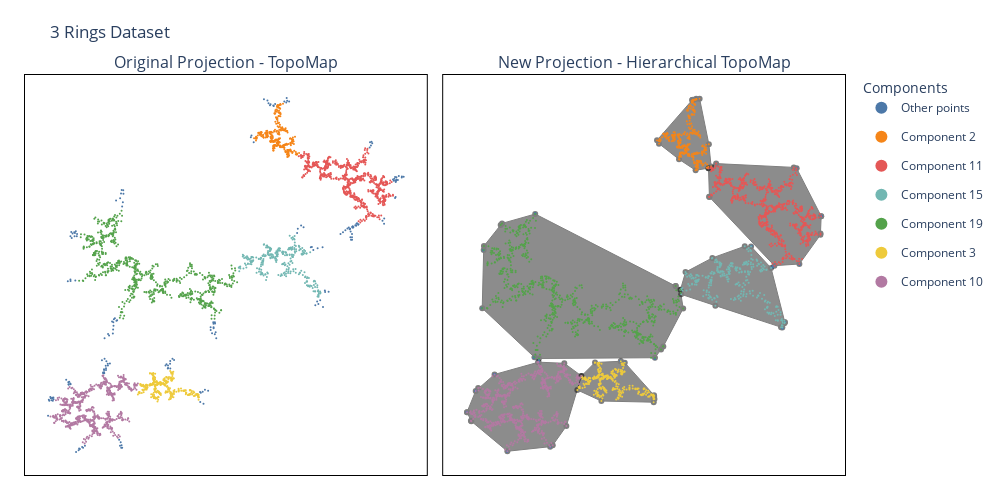

The notebook cell saved with this chart:
### Code cell
fig = plot_topomap_comparison_highlight(proj_topomap_rings, proj_hier_rings, 
                                        components_to_highligth, df_comp_rings,
                                        hiertopomap_rings)
fig.update_layout(title='3 Rings Dataset')
fig.show()

### Figure 1 — Plotly figure (JSON) as saved in the notebook; plotly's stock layout.template omitted (floating-point values rounded to 4 significant figures; data arrays with more than 128 entries replaced by an {"elided": "..."} marker saying what was removed)
{"data": [{"legendgroup": "Other points", "marker": {"color": "#4C78A8", "size": 2}, "mode": "markers", "name": "Other points", "type": "scatter", "x": {"elided": "189 float values"}, "xaxis": "x", "y": {"elided": "189 float values"}, "yaxis": "y"}, {"legendgroup": "Component 2", "marker": {"color": "#F58518", "size": 2}, "mode": "markers", "name": "Component 2", "type": "scatter", "x": {"elided": "285 float values"}, "xaxis": "x", "y": {"elided": "285 float values"}, "yaxis": "y"}, {"legendgroup": "Component 11", "marker": {"color": "#E45756", "size": 2}, "mode": "markers", "name": "Component 11", "type": "scatter", "x": {"elided": "722 float values"}, "xaxis": "x", "y": {"elided": "722 float values"}, "yaxis": "y"}, {"legendgroup": "Component 15", "marker": {"color": "#72B7B2", "size": 2}, "mode": "markers", "name": "Component 15", "type": "scatter", "x": {"elided": "285 float values"}, "xaxis": "x", "y": {"elided": "285 float values"}, "yaxis": "y"}, {"legendgroup": "Component 19", "marker": {"color": "#54A24B", "size": 2}, "mode": "markers", "name": "Component 19", "type": "scatter", "x": {"elided": "722 float values"}, "xaxis": "x", "y": {"elided": "722 float values"}, "yaxis": "y"}, {"legendgroup": "Component 3", "marker": {"color": "#EECA3B", "size": 2}, "mode": "markers", "name": "Component 3", "type": "scatter", "x": {"elided": "285 float values"}, "xaxis": "x", "y": {"elided": "285 float values"}, "yaxis": "y"}, {"legendgroup": "Component 10", "marker": {"color": "#B279A2", "size": 2}, "mode": "markers", "name": "Component 10", "type": "scatter", "x": {"elided": "722 float values"}, "xaxis": "x", "y": {"elided": "722 float values"}, "yaxis": "y"}, {"fill": "toself", "fillcolor": "rgb(28, 28, 28)", "legendgroup": "Components", "line": {"color": "rgb(0, 0, 0)", "width": 1}, "name": "Components", "opacity": 0.5, "showlegend": false, "text": "Component 2", "type": "scatter", "x": [94.33, 72.66, 73.89, 86.19, 96.4, 104.3, 105.9, 104.6, 98.86, 96.77, 94.81, 94.33], "xaxis": "x2", "y": [172.4, 145.7, 143.5, 133.2, 125.9, 127.3, 128.4, 143.1, 173.2, 173.2, 172.6, 172.4], "yaxis": "y2"}, {"fill": "toself", "fillcolor": "rgb(28, 28, 28)", "legendgroup": "Components", "line": {"color": "rgb(0, 0, 0)", "width": 1}, "name": "Components", "opacity": 0.5, "showlegend": false, "text": "Component 3", "type": "scatter", "x": [50.43, 34.57, 26.27, 23.69, 38.48, 70.64, 71.11, 70.93, 70.82, 52.84, 50.43], "xaxis": "x2", "y": [-0.4072, -1.174, -10.08, -19.35, -26.69, -27.45, -25.4, -23.36, -22.85, -1.29, -0.4072], "yaxis": "y2"}, {"fill": "toself", "fillcolor": "rgb(28, 28, 28)", "legendgroup": "Components", "line": {"color": "rgb(0, 0, 0)", "width": 1}, "name": "Components", "opacity": 0.5, "showlegend": false, "text": "Component 10", "type": "scatter", "x": [-44.11, -41.72, -41.5, -19.32, 6.979, 8.574, 16.95, 26.17, 15.67, -0.1193, -0.4455, -27.2, -37.27, -38.79, -44.11], "xaxis": "x2", "y": [-34.02, -39.8, -40.03, -59.89, -56.86, -55.92, -43.21, -10.06, -1.709, -0.9895, -1.064, -9.103, -18.08, -19.99, -34.02], "yaxis": "y2"}, {"fill": "toself", "fillcolor": "rgb(28, 28, 28)", "legendgroup": "Components", "line": {"color": "rgb(0, 0, 0)", "width": 1}, "name": "Components", "opacity": 0.5, "showlegend": false, "text": "Component 11", "type": "scatter", "x": [173.6, 158.5, 156.8, 109.0, 104.3, 104.7, 104.9, 144.8, 160.2, 173.1, 173.2, 173.6], "xaxis": "x2", "y": [95.55, 127.2, 127.8, 130.3, 127.2, 108.4, 108.2, 62.84, 63.92, 83.22, 84.12, 95.55], "yaxis": "y2"}, {"fill": "toself", "fillcolor": "rgb(28, 28, 28)", "legendgroup": "Components", "line": {"color": "rgb(0, 0, 0)", "width": 1}, "name": "Components", "opacity": 0.5, "showlegend": false, "text": "Component 15", "type": "scatter", "x": [151.2, 142.8, 130.5, 126.6, 106.7, 90.2, 87.09, 87.53, 108.6, 148.9, 149.7, 151.0, 151.2], "xaxis": "x2", "y": [25.45, 61.25, 75.5, 75.67, 67.97, 58.58, 46.88, 43.89, 36.4, 22.12, 21.87, 24.7, 25.45], "yaxis": "y2"}, {"fill": "toself", "fillcolor": "rgb(28, 28, 28)", "legendgroup": "Components", "line": {"color": "rgb(0, 0, 0)", "width": 1}, "name": "Components", "opacity": 0.5, "showlegend": false, "text": "Component 19", "type": "scatter", "x": [84.16, -2.205, -22.59, -23.43, -33.73, -33.89, -34.78, -2.656, 0.04231, 71.41, 75.15, 76.54, 88.76, 86.94, 84.16], "xaxis": "x2", "y": [49.3, 96.99, 90.79, 89.72, 75.79, 73.12, 34.7, 2.229, 1.442, 1.954, 7.414, 9.461, 34.54, 46.86, 49.3], "yaxis": "y2"}, {"legendgroup": "Other points", "marker": {"color": "#4C78A8", "size": 2}, "mode": "markers", "name": "Other points", "showlegend": false, "type": "scatter", "x": {"elided": "189 float values"}, "xaxis": "x2", "y": {"elided": "189 float values"}, "yaxis": "y2"}, {"legendgroup": "Component 2", "marker": {"color": "#F58518", "size": 2}, "mode": "markers", "name": "Component 2", "showlegend": false, "type": "scatter", "x": {"elided": "285 float values"}, "xaxis": "x2", "y": {"elided": "285 float values"}, "yaxis": "y2"}, {"legendgroup": "Component 11", "marker": {"color": "#E45756", "size": 2}, "mode": "markers", "name": "Component 11", "showlegend": false, "type": "scatter", "x": {"elided": "722 float values"}, "xaxis": "x2", "y": {"elided": "722 float values"}, "yaxis": "y2"}, {"legendgroup": "Component 15", "marker": {"color": "#72B7B2", "size": 2}, "mode": "markers", "name": "Component 15", "showlegend": false, "type": "scatter", "x": {"elided": "285 float values"}, "xaxis": "x2", "y": {"elided": "285 float values"}, "yaxis": "y2"}, {"legendgroup": "Component 19", "marker": {"color": "#54A24B", "size": 2}, "mode": "markers", "name": "Component 19", "showlegend": false, "type": "scatter", "x": {"elided": "722 float values"}, "xaxis": "x2", "y": {"elided": "722 float values"}, "yaxis": "y2"}, {"legendgroup": "Component 3", "marker": {"color": "#EECA3B", "size": 2}, "mode": "markers", "name": "Component 3", "showlegend": false, "type": "scatter", "x": {"elided": "285 float values"}, "xaxis": "x2", "y": {"elided": "285 float values"}, "yaxis": "y2"}, {"legendgroup": "Component 10", "marker": {"color": "#B279A2", "size": 2}, "mode": "markers", "name": "Component 10", "showlegend": false, "type": "scatter", "x": {"elided": "722 float values"}, "xaxis": "x2", "y": {"elided": "722 float values"}, "yaxis": "y2"}], "layout": {"annotations": [{"font": {"size": 16}, "showarrow": false, "text": "Original Projection - TopoMap", "x": 0.245, "xanchor": "center", "xref": "paper", "y": 1, "yanchor": "bottom", "yref": "paper"}, {"font": {"size": 16}, "showarrow": false, "text": "New Projection - Hierarchical TopoMap", "x": 0.755, "xanchor": "center", "xref": "paper", "y": 1, "yanchor": "bottom", "yref": "paper"}], "height": 500, "legend": {"itemsizing": "constant", "title": {"text": "Components"}}, "margin": {"b": 25, "l": 25, "r": 25, "t": 75}, "plot_bgcolor": "white", "title": {"text": "3 Rings Dataset"}, "width": 1000, "xaxis": {"anchor": "y", "domain": [0, 0.49], "linecolor": "black", "linewidth": 1, "mirror": true, "showline": true, "showticklabels": false}, "xaxis2": {"anchor": "y2", "domain": [0.51, 1], "linecolor": "black", "linewidth": 1, "mirror": true, "showline": true, "showticklabels": false}, "yaxis": {"anchor": "x", "domain": [0, 1], "linecolor": "black", "linewidth": 1, "mirror": true, "showline": true, "showticklabels": false}, "yaxis2": {"anchor": "x2", "domain": [0, 1], "linecolor": "black", "linewidth": 1, "mirror": true, "showline": true, "showticklabels": false}}}
